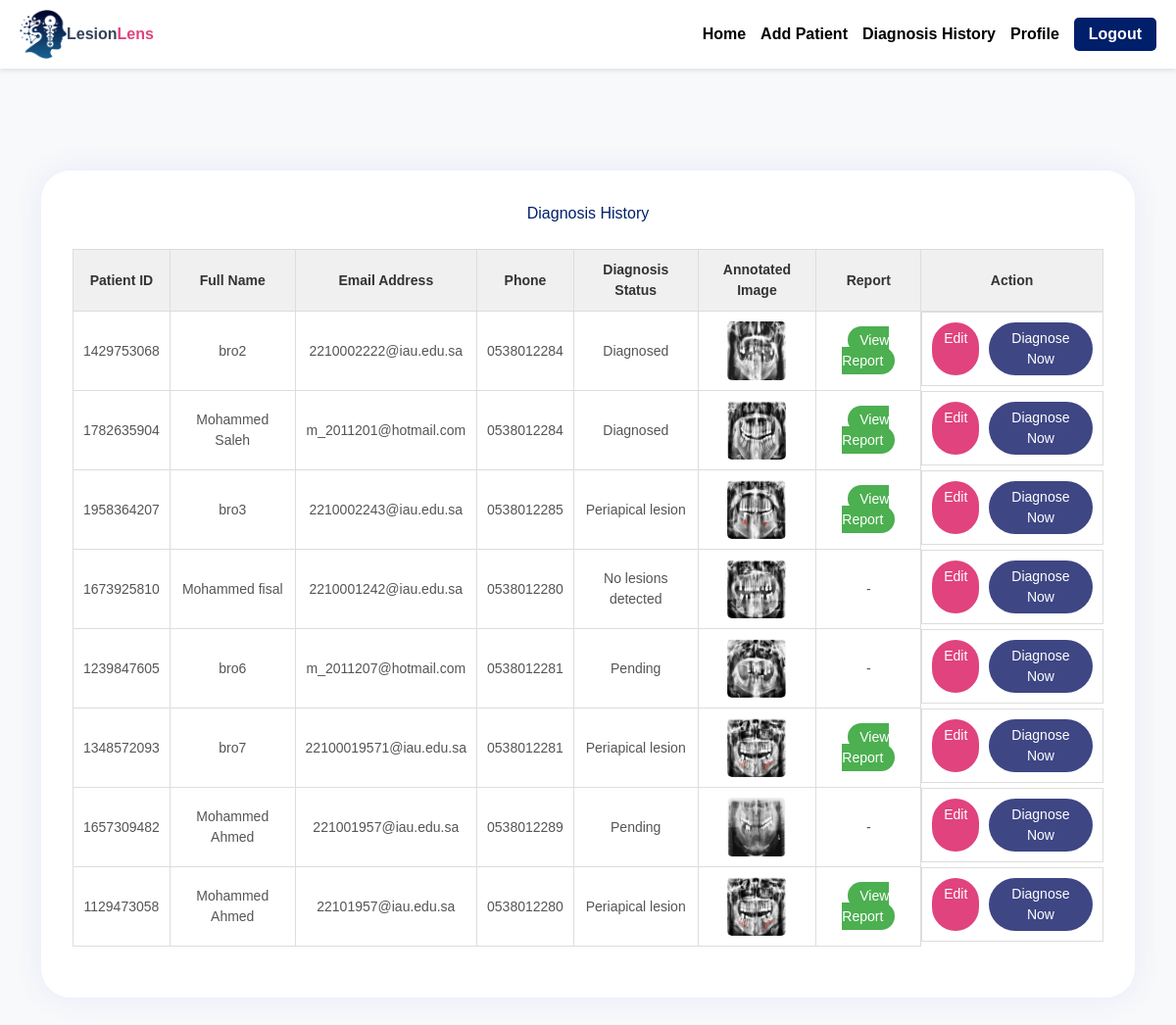
Page /diagnosis-history/ (signed in) on the committed database.
### base/models.py (models this page shows, shortened)
class Patient(models.Model):
    patient_id = models.CharField(max_length=20, unique=True, blank=False, null=False)
    full_name = models.CharField(max_length=100)
    email = models.EmailField(unique=True)
    phone = models.CharField(max_length=20)
    gender = models.CharField(max_length=10)
    age = models.IntegerField()
    city = models.CharField(max_length=100)
    weight = models.FloatField()
    height = models.FloatField()
    description = models.TextField(blank=True)
    created_by = models.ForeignKey(CustomUser, on_delete=models.CASCADE, null=True)

class Diagnosis(models.Model):
    patient = models.ForeignKey(Patient, on_delete=models.CASCADE)
    diagnosed_by = models.ForeignKey(
        CustomUser,
        on_delete=models.SET_NULL,
        null=True,
        limit_choices_to={'role': 'specialist'}
    )
    image = models.ImageField(upload_to='diagnosis_images/')
    date = models.DateField(auto_now_add=True)
    status = models.CharField(
        max_length=20,
        choices=[('Lesion', 'Lesion'), ('Non-Lesion', 'Non-Lesion'), ('Pending', 'Pending')],
        default='Pending'
    )
    report_pdf = models.FileField(upload_to='diagnosis_reports/', null=True, blank=True)

### base/views.py (the view)
# urls.py: path('diagnosis-history/', views.diagnosis_history, name='diagnosis_history'),
@approved_specialist_required
def diagnosis_history(request):
    user = request.user
    patients = Patient.objects.filter(created_by=user).prefetch_related('diagnosis_set')
    records = []
    for patient in patients:
        latest_diagnosis = patient.diagnosis_set.order_by('-date').first()
        records.append({
            'patient': patient,
            'diagnosis': latest_diagnosis
        })
    return render(request, 'diagnosis_history.html', {'records': records})

### base/templates/diagnosis_history.html (shortened to what this page needs)
{% extends 'main.html' %}
{% load static %}
{% block content %}
<div class="screen-1">
    <span>Diagnosis History</span>
    <table>
        <thead>
            <tr>
                <th>Patient ID</th>
                <th>Full Name</th>
                <th>Email Address</th>
                <th>Phone</th>
                <th>Diagnosis Status</th>
                <th>Annotated Image</th>
                <th>Report</th>
                <th>Action</th>
            </tr>
        </thead>
        <tbody>
            {% for record in records %}
            <tr>
                <td>{{ record.patient.patient_id }}</td>
                <td>{{ record.patient.full_name }}</td>
                <td>{{ record.patient.email }}</td>
                <td>{{ record.patient.phone }}</td>
                <td>
                    {% if record.diagnosis %}
                        {{ record.diagnosis.status }}
                    {% else %}
                        Pending
                    {% endif %}
                </td>
                <td>
                    {% if record.diagnosis and record.diagnosis.image %}
                        <a href="{{ record.diagnosis.image.url }}" target="_blank">
                            <img src="{{ record.diagnosis.image.url }}" alt="Annotated"
                                 style="height: 60px; border-radius: 5px;">
                        </a>
                    {% else %}
                        -
                    {% endif %}
                </td>
                <td>
                    {% if record.diagnosis and record.diagnosis.report_pdf %}
                        <a href="{{ record.diagnosis.report_pdf.url }}" target="_blank"
                           class="diagnosis-button"
                           style="background-color: #4CAF50; color: white; padding: 6px 12px; border-radius: 30px; text-decoration: none; font-size: 14px;">
                            View Report
                        </a>
                    {% else %}
                        -
                    {% endif %}
                </td>
                <td style="display: flex; gap: 10px; justify-content: center;">
                    <a href="{% url 'edit_patient' record.patient.id %}" class="diagnosis-button"
                       style="padding: 6px 12px; border-radius: 30px; background-color: #e0437d; color: white; font-size: 14px; text-decoration: none;">
                        Edit
                    </a>
                    <a href="{% url 'home' %}?email={{ record.patient.email }}&name={{ record.patient.full_name|urlencode }}"
                       class="diagnosis-button"
                       style="padding: 6px 12px; border-radius: 30px; background-color: #3e4684; color: white; font-size: 14px; text-decoration: none;">
                        Diagnose Now
                    </a>
                </td>
            </tr>
            {% empty %}
            <tr>
                <td colspan="8">No records available.</td>
            </tr>
            {% endfor %}
        </tbody>
    </table>
</div>
{% endblock %}

### static/css/styles.css (style rules this page uses)
body { font-family: Arial, sans-serif; margin: 0; padding: 0; background-color: #f8f8f8; color: #333; min-height: 100vh; display: flex; flex-direction: column; }
.screen-1 { background: #ffffff; padding: 2em; display: inline-flex; flex-direction: column; align-items: center; border-radius: 30px; box-shadow: 0 0 2em #e6e9f9; gap: 1.5em; color: #001f6b; margin: 40px auto; max-width: 100%; width: auto; }
table { width: 100%; border-collapse: collapse; margin-bottom: 20px; }
table thead { background-color: #f0f0f0; }
table th, table td { padding: 10px; text-align: center; border: 1px solid #ddd; font-size: 14px; }
table th { font-weight: bold; color: #333; }
table td { color: #555; }

### rows in the picture
Patient: patient.patient_id "1429753068", patient.full_name "bro2", patient.email "2210002222@iau.edu.sa", patient.phone "0538012284", diagnosis.status "Diagnosed", diagnosis.image (picture)
Patient: patient.patient_id "1782635904", patient.full_name "Mohammed Saleh", patient.email "m_2011201@hotmail.com", patient.phone "0538012284", diagnosis.status "Diagnosed", diagnosis.image (picture)
Patient: patient.patient_id "1958364207", patient.full_name "bro3", patient.email "2210002243@iau.edu.sa", patient.phone "0538012285", diagnosis.status "Periapical lesion", diagnosis.image (picture)
Patient: patient.patient_id "1673925810", patient.full_name "Mohammed fisal", patient.email "2210001242@iau.edu.sa", patient.phone "0538012280", diagnosis.status "No lesions detected", diagnosis.image (picture)
Patient: patient.patient_id "1239847605", patient.full_name "bro6", patient.email "m_2011207@hotmail.com", patient.phone "0538012281", diagnosis.status "Pending", diagnosis.image (picture)
Patient: patient.patient_id "1348572093", patient.full_name "bro7", patient.email "22100019571@iau.edu.sa", patient.phone "0538012281", diagnosis.status "Periapical lesion", diagnosis.image (picture)
Patient: patient.patient_id "1657309482", patient.full_name "Mohammed Ahmed", patient.email "221001957@iau.edu.sa", patient.phone "0538012289", diagnosis.status "Pending", diagnosis.image (picture)
Patient: patient.patient_id "1129473058", patient.full_name "Mohammed Ahmed", patient.email "22101957@iau.edu.sa", patient.phone "0538012280", diagnosis.status "Periapical lesion", diagnosis.image (picture)
